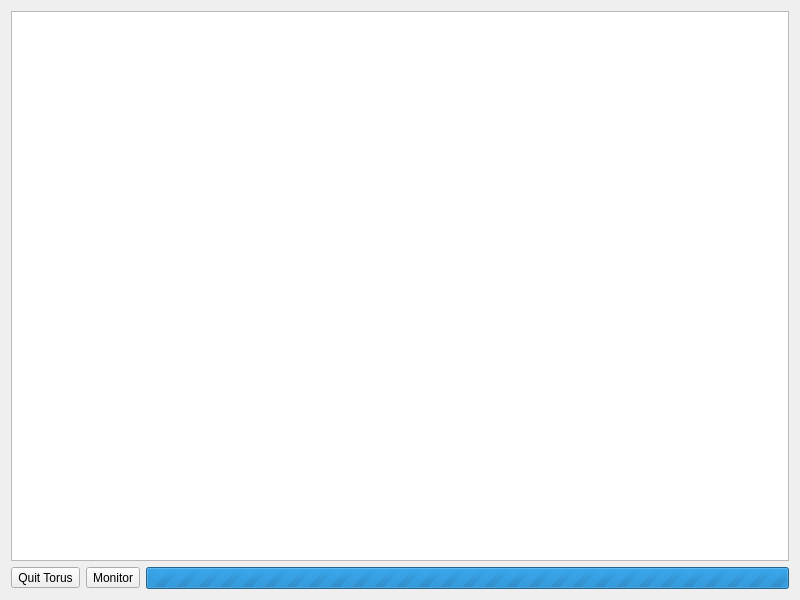
<?xml version="1.0" encoding="UTF-8"?>
<ui version="4.0">
 <class>torusconsole</class>
 <widget class="QWidget" name="torusconsole">
  <property name="geometry">
   <rect>
    <x>0</x>
    <y>0</y>
    <width>800</width>
    <height>600</height>
   </rect>
  </property>
  <property name="windowTitle">
   <string>Form</string>
  </property>
  <layout class="QVBoxLayout" name="verticalLayout">
   <item>
    <widget class="QTextEdit" name="txt_conOut">
     <property name="sizePolicy">
      <sizepolicy hsizetype="Expanding" vsizetype="Expanding">
       <horstretch>1</horstretch>
       <verstretch>1</verstretch>
      </sizepolicy>
     </property>
     <property name="font">
      <font>
       <family>Courier</family>
       <pointsize>10</pointsize>
      </font>
     </property>
     <property name="styleSheet">
      <string notr="true"/>
     </property>
     <property name="readOnly">
      <bool>true</bool>
     </property>
    </widget>
   </item>
   <item>
    <layout class="QHBoxLayout" name="horizontalLayout">
     <item>
      <widget class="QToolButton" name="btn_closeProcess">
       <property name="text">
        <string>Quit Torus</string>
       </property>
      </widget>
     </item>
     <item>
      <widget class="QToolButton" name="btn_Monitor">
       <property name="text">
        <string>Monitor</string>
       </property>
      </widget>
     </item>
     <item>
      <widget class="QProgressBar" name="prg_Progress">
       <property name="maximum">
        <number>0</number>
       </property>
       <property name="value">
        <number>0</number>
       </property>
       <property name="textVisible">
        <bool>false</bool>
       </property>
       <property name="invertedAppearance">
        <bool>false</bool>
       </property>
      </widget>
     </item>
    </layout>
   </item>
  </layout>
 </widget>
 <resources/>
 <connections/>
</ui>
